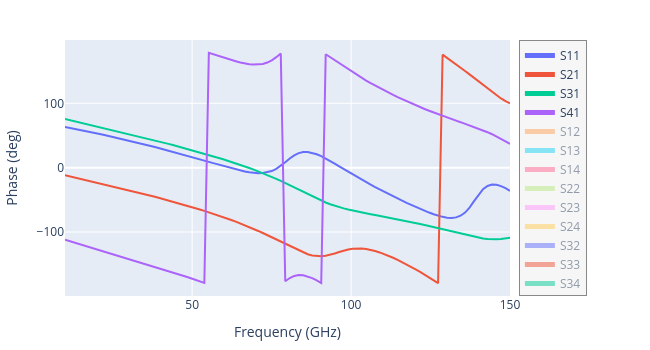

The cell this chart's notebook holds for it:
### Code cell
results.plot_interactive(phase=True)
